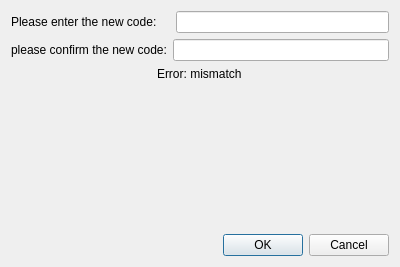
<?xml version="1.0" encoding="UTF-8"?>
<ui version="4.0">
 <class>ChangeCode</class>
 <widget class="QDialog" name="ChangeCode">
  <property name="geometry">
   <rect>
    <x>0</x>
    <y>0</y>
    <width>400</width>
    <height>267</height>
   </rect>
  </property>
  <property name="windowTitle">
   <string>Dialog</string>
  </property>
  <layout class="QVBoxLayout" name="verticalLayout_2">
   <item>
    <layout class="QVBoxLayout" name="verticalLayout">
     <item>
      <layout class="QHBoxLayout" name="horizontalLayout">
       <item>
        <widget class="QLabel" name="label">
         <property name="text">
          <string>Please enter the new code:    </string>
         </property>
        </widget>
       </item>
       <item>
        <widget class="QLineEdit" name="first"/>
       </item>
      </layout>
     </item>
     <item>
      <layout class="QHBoxLayout" name="horizontalLayout_2">
       <item>
        <widget class="QLabel" name="label_2">
         <property name="text">
          <string>please confirm the new code:</string>
         </property>
        </widget>
       </item>
       <item>
        <widget class="QLineEdit" name="second"/>
       </item>
      </layout>
     </item>
     <item alignment="Qt::AlignHCenter|Qt::AlignTop">
      <widget class="QLabel" name="error">
       <property name="text">
        <string>Error: mismatch</string>
       </property>
      </widget>
     </item>
    </layout>
   </item>
   <item>
    <widget class="QDialogButtonBox" name="buttonBox">
     <property name="orientation">
      <enum>Qt::Horizontal</enum>
     </property>
     <property name="standardButtons">
      <set>QDialogButtonBox::Cancel|QDialogButtonBox::Ok</set>
     </property>
    </widget>
   </item>
  </layout>
 </widget>
 <resources/>
 <connections>
  <connection>
   <sender>buttonBox</sender>
   <signal>accepted()</signal>
   <receiver>ChangeCode</receiver>
   <slot>accept()</slot>
   <hints>
    <hint type="sourcelabel">
     <x>248</x>
     <y>254</y>
    </hint>
    <hint type="destinationlabel">
     <x>157</x>
     <y>274</y>
    </hint>
   </hints>
  </connection>
  <connection>
   <sender>buttonBox</sender>
   <signal>rejected()</signal>
   <receiver>ChangeCode</receiver>
   <slot>reject()</slot>
   <hints>
    <hint type="sourcelabel">
     <x>316</x>
     <y>260</y>
    </hint>
    <hint type="destinationlabel">
     <x>286</x>
     <y>274</y>
    </hint>
   </hints>
  </connection>
 </connections>
</ui>
